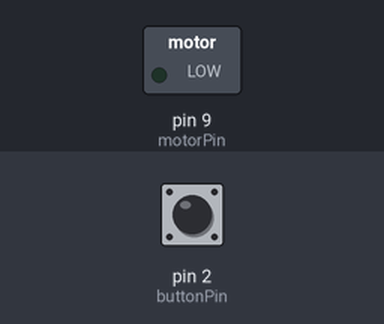
Simulated run of this sketch. Board: Arduino Uno, built with avr-gcc and run on an emulated ATmega328P. Shown: switched loads named in the sketch (green lamp = pin HIGH). Inputs (shaded band) come from the test bench; at power-on: pin 2 (buttonPin) LOW.

Above: at 1.2 s.
1.3 s: pin 2 (buttonPin) pulled HIGH for 0.15 s
At 1.37 s:
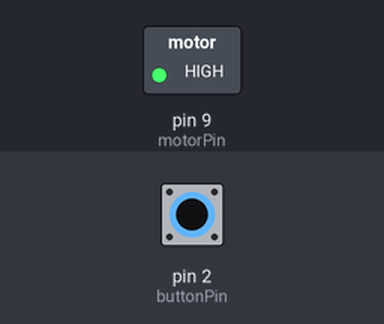
2.9 s: pin 2 (buttonPin) pulled HIGH for 3.2 s
At 6.6 s:
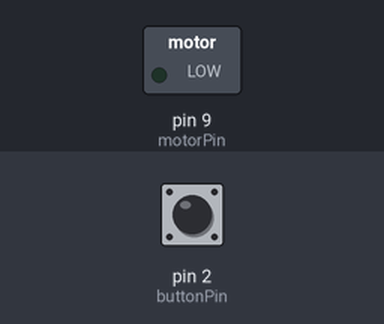
Timing chart, 0 to 8.1 s (numbered marks = the images above; inputs shaded):
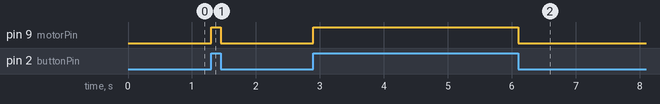

Measured:
- after the input at 1.3 s, pin 9 (motorPin): LOW → HIGH at once, → LOW 0.15 s later
- after the input at 2.9 s, pin 9 (motorPin): LOW → HIGH at once, → LOW 3.2 s later

The sketch:

button_test.ino
```cpp
// button_motor_control.ino
// Motor vibrates ONLY while button is pressed

int motorPin = 9;    // Motor connected to pin 9
int buttonPin = 2;   // Button connected to pin 2

void setup() {
  pinMode(motorPin, OUTPUT);
  pinMode(buttonPin, INPUT);
}

void loop() {
  int buttonState = digitalRead(buttonPin);
  if (buttonState == HIGH) {
    digitalWrite(motorPin, HIGH); // Motor ON
  } else {
    digitalWrite(motorPin, LOW);  // Motor OFF
  }
}
```
